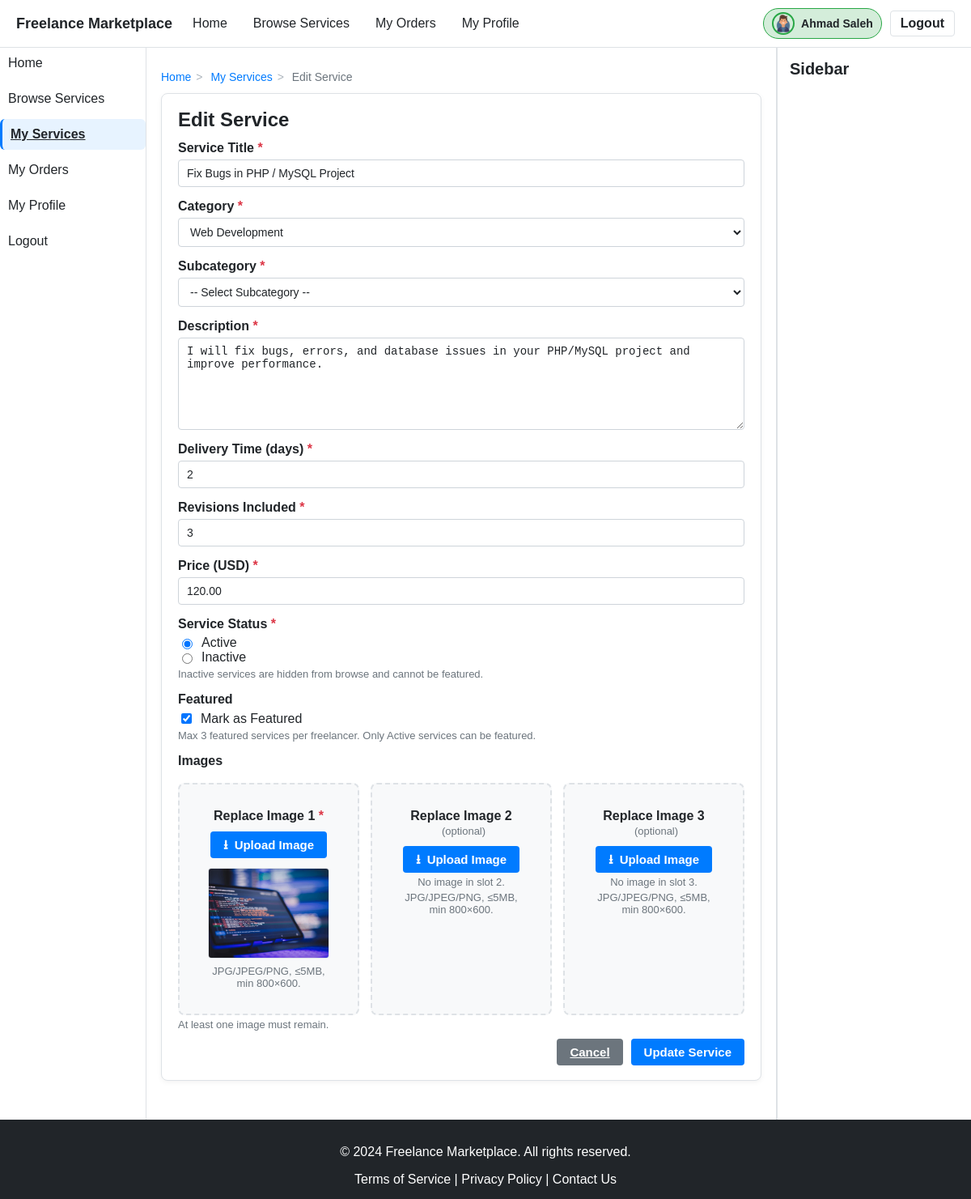
The app's page /edit-service.php?id=9000000012 (signed in) with its own data.
### tables this page shows
CREATE TABLE services (
    service_id VARCHAR(10) PRIMARY KEY,
    freelancer_id VARCHAR(10) NOT NULL,
    title VARCHAR(200) NOT NULL,
    category VARCHAR(100) NOT NULL,
    subcategory VARCHAR(100) NOT NULL,
    description TEXT NOT NULL,
    price DECIMAL(10,2) NOT NULL,
    delivery_time INT NOT NULL,
    revisions_included INT NOT NULL,
    image_1 VARCHAR(255) NOT NULL,
    image_2 VARCHAR(255),
    image_3 VARCHAR(255),
    status ENUM('Active', 'Inactive') NOT NULL DEFAULT 'Active',
    featured_status ENUM('Yes', 'No') NOT NULL DEFAULT 'No',
    created_date TIMESTAMP DEFAULT CURRENT_TIMESTAMP,
    FOREIGN KEY (freelancer_id) REFERENCES users(user_id) ON DELETE CASCADE
);

### edit-service.php (the view, shortened to what this page needs)
<?php
require_once "includes/init.php";
$pdo->setAttribute(PDO::ATTR_ERRMODE, PDO::ERRMODE_EXCEPTION);
$freelancerId = $_SESSION["user"]["id"];
if (!isset($baseUrl) || (string)$baseUrl === "") {
  $baseUrl = rtrim(str_replace("\\", "/", dirname($_SERVER["SCRIPT_NAME"])), "/");
  $baseUrl = ($baseUrl === "" ? "/" : $baseUrl . "/");
}
$categories = [
  "Web Development" => [
    "Frontend Development", "Backend Development", "Full Stack Development", "WordPress Development",
    "E-commerce Development", "Bug Fixes", "Mobile App Development"
  ],
  "Graphic Design" => [
    "Logo Design", "Brand Identity", "Print Design", "Illustration", "UI/UX Design", "Web Design", "Graphic Design"
  ],
  "Writing & Translation" => [
    "Article Writing", "Copywriting", "Proofreading", "Translation", "Technical Writing"
  ],
  "Digital Marketing" => [
    "SEO", "Social Media Marketing", "Email Marketing", "Content Marketing", "PPC Advertising"
  ],
  "Video & Animation" => [
    "Video Editing", "Animation", "Whiteboard Animation", "Video Production"
  ],
  "Music & Audio" => [
    "Voice Over", "Mixing & Mastering", "Music Production", "Audio Editing"
  ],
  "Business Consulting" => [
    "Business Planning", "Financial Consulting", "Legal Consulting", "HR Consulting"
  ],
  "Tutoring & Education" => [
    "Homework Help", "Language Tutoring", "Exam Preparation", "Programming Tutoring"
  ],
];
function h($s){ return htmlspecialchars((string)$s, ENT_QUOTES, "UTF-8"); }
$serviceId = trim((string)($_GET["id"] ?? ""));
$stmt = $pdo->prepare("SELECT * FROM services WHERE service_id=:id AND freelancer_id=:fid");
$stmt->execute([":id"=>$serviceId, ":fid"=>$freelancerId]);
$service = $stmt->fetch(PDO::FETCH_ASSOC);
$errors = [];
include "includes/header.php";
?>
<div class="wrapper">
  <div class="container">
    <?php include "includes/nav.php"; ?>
    <main class="main-content">
      <div class="create-service-container">
        <div class="breadcrumb">
          <a href="index.php">Home</a><span class="breadcrumb-sep">></span>
          <a href="my-services.php">My Services</a><span class="breadcrumb-sep">></span>
          <span>Edit Service</span>
        </div>
        <div class="create-service-card">
          <h2>Edit Service</h2>
          <form class="form" method="post" enctype="multipart/form-data" novalidate>
            <div class="form-group">
              <label class="form-label" for="title">Service Title <span class="req">*</span></label>
              <input class="form-input <?= isset($errors["title"]) ? "input-error" : "" ?>"
                     type="text" id="title" name="title"
                     value="<?= h($service["title"]) ?>" minlength="10" maxlength="100" required>
            </div>
            <div class="form-group">
              <label class="form-label" for="category">Category <span class="req">*</span></label>
              <select class="form-select <?= isset($errors["category"]) ? "input-error" : "" ?>" id="category" name="category" required>
                <?php foreach ($categories as $cat => $subs): ?>
                  <option value="<?= h($cat) ?>" <?= ($service["category"] === $cat) ? "selected" : "" ?>><?= h($cat) ?></option>
                <?php endforeach; ?>
              </select>
            </div>
            <div class="form-group">
              <label class="form-label" for="subcategory">Subcategory <span class="req">*</span></label>
              <select class="form-select <?= isset($errors["subcategory"]) ? "input-error" : "" ?>" id="subcategory" name="subcategory" required>
                <option value="">-- Select Subcategory --</option>
              </select>
            </div>
            <div class="form-group">
              <label class="form-label" for="description">Description <span class="req">*</span></label>
              <textarea class="form-input <?= isset($errors["description"]) ? "input-error" : "" ?>"
                        id="description" name="description"
                        minlength="100" maxlength="2000" required rows="6"><?= h($service["description"]) ?></textarea>
            </div>
            <div class="form-group">
              <label class="form-label" for="delivery_time">Delivery Time (days) <span class="req">*</span></label>
              <input class="form-input <?= isset($errors["delivery_time"]) ? "input-error" : "" ?>"
                     type="number" id="delivery_time" name="delivery_time"
                     min="1" max="90" step="1" required value="<?= h($service["delivery_time"]) ?>">
            </div>
            <div class="form-group">
              <label class="form-label" for="revisions_included">Revisions Included <span class="req">*</span></label>
              <input class="form-input <?= isset($errors["revisions_included"]) ? "input-error" : "" ?>"
                     type="number" id="revisions_included" name="revisions_included"
                     min="0" max="999" step="1" required value="<?= h($service["revisions_included"]) ?>">
            </div>
            <div class="form-group">
              <label class="form-label" for="price">Price (USD) <span class="req">*</span></label>
              <input class="form-input <?= isset($errors["price"]) ? "input-error" : "" ?>"
                     type="number" id="price" name="price"
                     min="5" max="10000" step="0.01" required value="<?= h($service["price"]) ?>">
            </div>
            <div class="form-group">
              <label class="form-label">Service Status <span class="req">*</span></label>
              <label style="display:inline-flex;align-items:center;gap:8px;margin-right:14px;">
                <input type="radio" name="status" value="Active" <?= (strtolower((string)$service["status"])==="active") ? "checked" : "" ?>>
                Active
              </label>
              <label style="display:inline-flex;align-items:center;gap:8px;">
                <input type="radio" name="status" value="Inactive" <?= (strtolower((string)$service["status"])==="inactive") ? "checked" : "" ?>>
                Inactive
              </label>
              <div class="form-hint">Inactive services are hidden from browse and cannot be featured.</div>
            </div>
            <div class="form-group">
              <label class="form-label">Featured</label>
              <label style="display:inline-flex;align-items:center;gap:8px;">
                <input type="checkbox" name="featured_status" value="Yes"
                  <?= (strtolower((string)$service["featured_status"])==="yes") ? "checked" : "" ?>>
                Mark as Featured
              </label>
              <div class="form-hint">Max 3 featured services per freelancer. Only Active services can be featured.</div>
            </div>
            <div class="form-group">
              <label class="form-label">Images</label>
              <div class="image-upload-grid">
                <?php for ($i=1; $i<=3; $i++):
                  $key = "image_" . $i;
                  $current = $service[$key] ?? "";
                ?>
                  <div class="image-upload-box">
                    <label class="form-label" for="<?= h($key) ?>">Replace Image <?= $i ?>
                      <?= ($i===1) ? "<span class='req'>*</span>" : "<span class='optional'>(optional)</span>" ?>
                    </label>
                    <label class="btn btn-primary upload-btn" for="<?= h($key) ?>">
                      <span class="upload-icon" aria-hidden="true">⭳</span>
                      Upload Image
                    </label>
                    <?php if (!empty($current)): ?>
                      <div class="thumb-wrap">
                        <img class="thumb-preview" src="<?= h(rtrim($baseUrl, "/") . "/" . ltrim($current, "/")) ?>" alt="Current image">
                      </div>
                    <?php else: ?>
                      <div class="form-hint">No image in slot <?= $i ?>.</div>
                    <?php endif; ?>
                    <div class="form-hint">JPG/JPEG/PNG, ≤5MB, min 800×600.</div>
                  </div>
                <?php endfor; ?>
              </div>
              <div class="form-hint">At least one image must remain.</div>
            </div>
            <div class="form-actions">
              <a class="btn btn-secondary" href="my-services.php">Cancel</a>
              <button class="btn btn-primary" type="submit">Update Service</button>
            </div>
          </form>
        </div>
      </div>
    </main>
    <aside class="sidebar">
      <h3 class="heading-secondary">Sidebar</h3>
    </aside>
  </div>
  <?php include "includes/footer.php"; ?>

### css/styles.css (style rules this page uses)
*, *::before, *::after { box-sizing: border-box; }
html, body { overflow-x: hidden; }
body { margin: 0; font-family: Arial, Helvetica, sans-serif; background-color: #F8F9FA; color: #212529; }
.wrapper { min-height: 100vh; display: flex; flex-direction: column; }
.container { flex: 1; display: flex; align-items: stretch; }
.container > * { min-width: 0; }
.btn { display: inline-block; border: none; border-radius: 4px; padding: 8px 16px; cursor: pointer; font-size: 15px; font-weight: 600; text-align: center; transition: background-color 0.2s ease; }
.btn-primary { background-color: #007BFF; color: #FFFFFF; }
.btn-secondary { background-color: #6C757D; color: #FFFFFF; }
.main-content { flex: 0 0 65%; max-width: 65%; padding: 18px; background-color: #FFFFFF; border-left: 1px solid #DEE2E6; border-right: 1px solid #DEE2E6; min-width: 0; }
.sidebar { flex: 0 0 20%; max-width: 20%; min-width: 200px; background-color: #FFFFFF; border-left: 1px solid #DEE2E6; padding: 15px; min-width: 0; overflow: hidden; }
.heading-secondary { font-size: 20px; font-weight: 700; margin: 0 0 10px; }
.form { display: flex; flex-direction: column; }
.form > * { margin-top: 15px; }
.form > *:first-child { margin-top: 0; }
.form-group { display: flex; flex-direction: column; }
.form-label { font-weight: 600; color: #212529; margin-bottom: 5px; }
.form-input, .form-select { border: 1px solid #CED4DA; border-radius: 4px; padding: 8px 10px; font-size: 14px; color: #212529; background-color: #FFFFFF; width: 100%; }
.form-actions { display: flex; justify-content: flex-end; margin-top: 10px; }
.form-actions > * { margin-left: 10px; }
.form-actions > *:first-child { margin-left: 0; }
::placeholder { color: #ADB5BD; }
.req { color: #DC3545; font-weight: 700; }
.optional { color: #6C757D; font-weight: 400; font-size: 13px; margin-left: 6px; }
.create-service-container { max-width: 980px; margin: 10px auto 30px; }
.breadcrumb { font-size: 14px; color: #6C757D; margin-bottom: 12px; }
.breadcrumb a { color: #007BFF; text-decoration: none; font-weight: 500; }
.breadcrumb-sep { margin: 0 6px; color: #ADB5BD; }
.create-service-card { background-color: #FFFFFF; border: 1px solid #DEE2E6; border-radius: 8px; padding: 18px 20px; box-shadow: 0 2px 6px rgba(0, 0, 0, 0.05); }
.create-service-card h2 { margin: 0 0 12px; color: #212529; }
.form-hint { font-size: 13px; color: #6C757D; margin-top: 4px; }
#subcategory option { padding-left: 20px; background: #FFFFFF; }
.image-upload-grid { display: grid; grid-template-columns: repeat(3, 1fr); margin: -7px; margin-top: 6px; }
.image-upload-grid > * { margin: 7px; }
.image-upload-box { border: 2px dashed #DEE2E6; background-color: #F8F9FA; border-radius: 8px; padding: 30px; text-align: center; }
.upload-btn { display: inline-flex; align-items: center; margin-top: 10px; }
.upload-btn .upload-icon { margin-right: 8px; }
.upload-icon { font-size: 16px; line-height: 1; }
.thumb-wrap { position: relative; display: inline-block; margin-top: 12px; }
.thumb-preview { width: 150px; height: 112px; object-fit: cover; border: 1px solid #DEE2E6; border-radius: 4px; background: #FFFFFF; }

### records on screen
services: title "Fix Bugs in PHP / MySQL Project", description "I will fix bugs, errors, and database issues in your PHP/MySQL project and improve performance.", delivery_time "2", revisions_included "3", price "120.00", status "☑ Active", status "☐ Inactive", featured_status "☑", image_1 (picture)

### other values on screen
$fullName "Ahmad Saleh"
form field category "Web Development"
